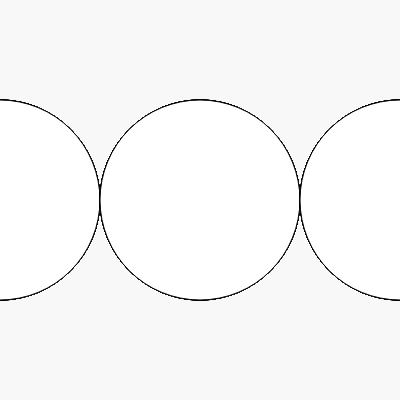
Frame 1 (no input)
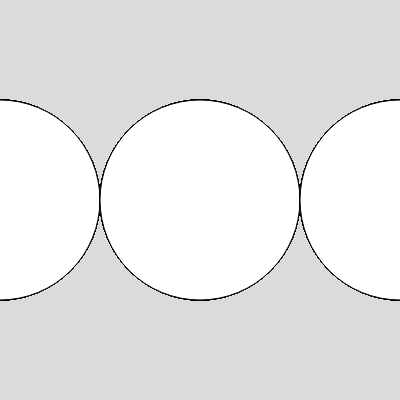
Frame 60 (no input)
Frame 120 (the mouse pressed at the canvas centre since frame 60): identical to frame 60, image omitted

The p5.js sketch that drew these frames (run headless with seeded random() and noise() and a simulated clock; from frame 60 on, the mouse is pressed at the canvas centre):

// p5.js sketch
// ── sketch.js
function setup() {
  createCanvas(400, 400);
}

function draw() {
  background(220,50);

  for (let i=0; i<5; i++){
    console.log(i);
    ellipse(i*200, height/2, 200,200);
    i=i++;
    ellipse(i*200, height/2, 200,200);
    i=i++;
    ellipse(i*200, height/2, 200,200);
    i=i++;
    ellipse(i*200, height/2, 200,200);
    i=i++;
    ellipse(i*200, height/2, 200,200);
    i=i++;
    ellipse(i*200, height/2, 200,200);
    i=i++;
    ellipse(i*200, height/2, 200,200);
    i=i++;
    ellipse(i*200, height/2, 200,200);
    i=i++;
    ellipse(i*200, height/2, 200,200);
    i=i++;
    ellipse(i*200, height/2, 200,200);
    i=i++;
    ellipse(i*200, height/2, 200,200);
    i=i++;
    ellipse(i*200, height/2, 200,200);
    i=i++;
  }
}
